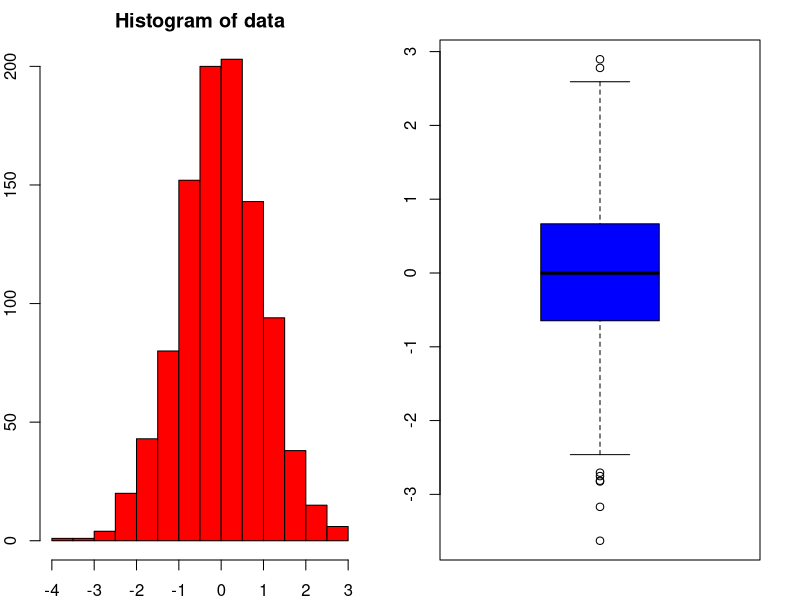

Reproduce this figure in R.
# test git version control in Rstudio

data <- rnorm(1000)
par(mfrow=c(1,2),mar=c(2,2,2,2))
hist(data,col='red')
boxplot(data,col='blue')
